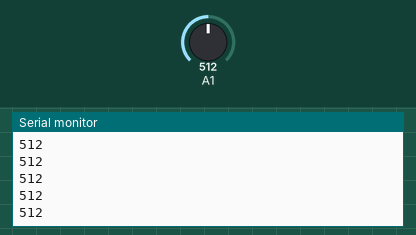
Bench run of a sketch on a simulated Arduino Uno, built with avr-gcc and run on an emulated ATmega328P. Parts: the last lines printed to the serial monitor. Inputs (shaded band) come from the test bench; at power-on: A1 = 512.

Above: at 1.2 s.
1.3 s: A1 set to 716
At 2.0 s:
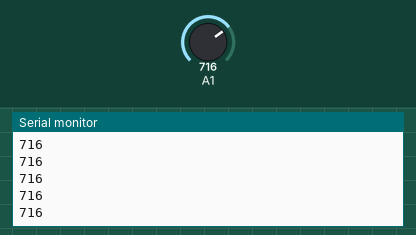
2.8 s: A1 set to 900
At 3.8 s:
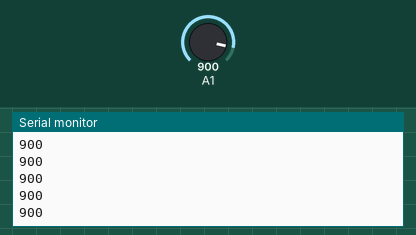
Timing chart, 0 to 5.8 s (numbered marks = the images above; inputs shaded):
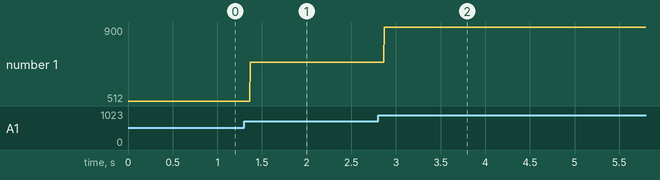

Measured:
- after the input at 1.3 s, the serial monitor: prints a new line after 0.07 s (image 1)
- after the input at 2.8 s, the serial monitor: prints a new line after 0.07 s (image 2)
- plotted number 1: 512 → 716 after the input at 1.3 s, 716 → 900 after the input at 2.8 s

The sketch:

Prova_vento.ino
```cpp
void setup() {
  // put your setup code here, to run once:
Serial.begin(9600);
}

void loop() {
  // put your main code here, to run repeatedly:
Serial.println(analogRead(1));
}
```
